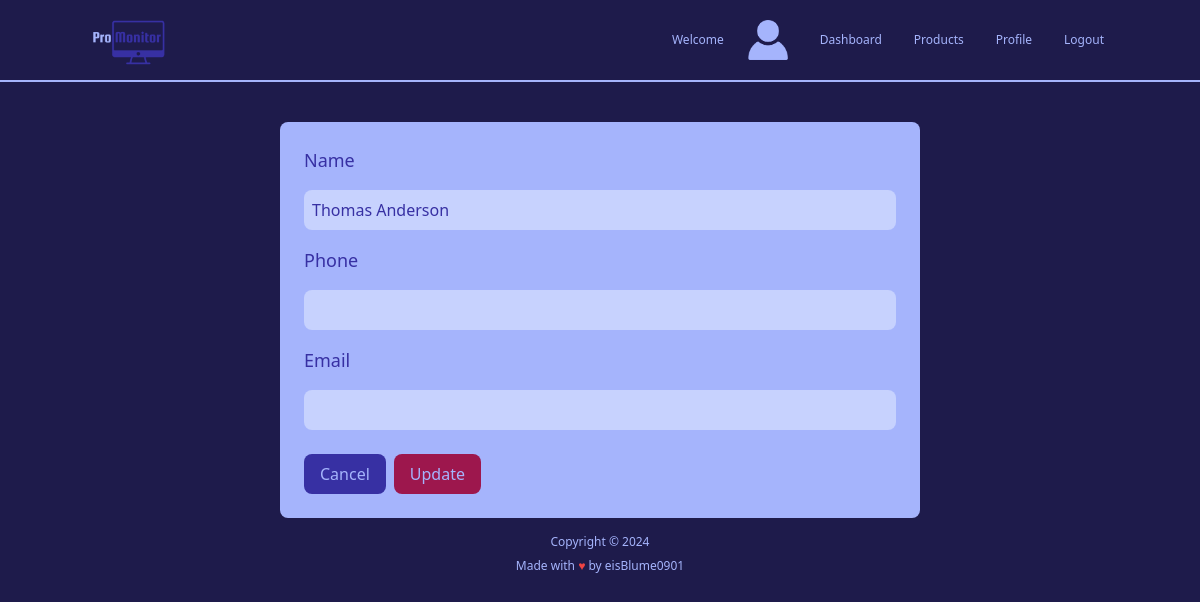
/update_customer/8/ (signed in), run on an earlier commit of the app's database.
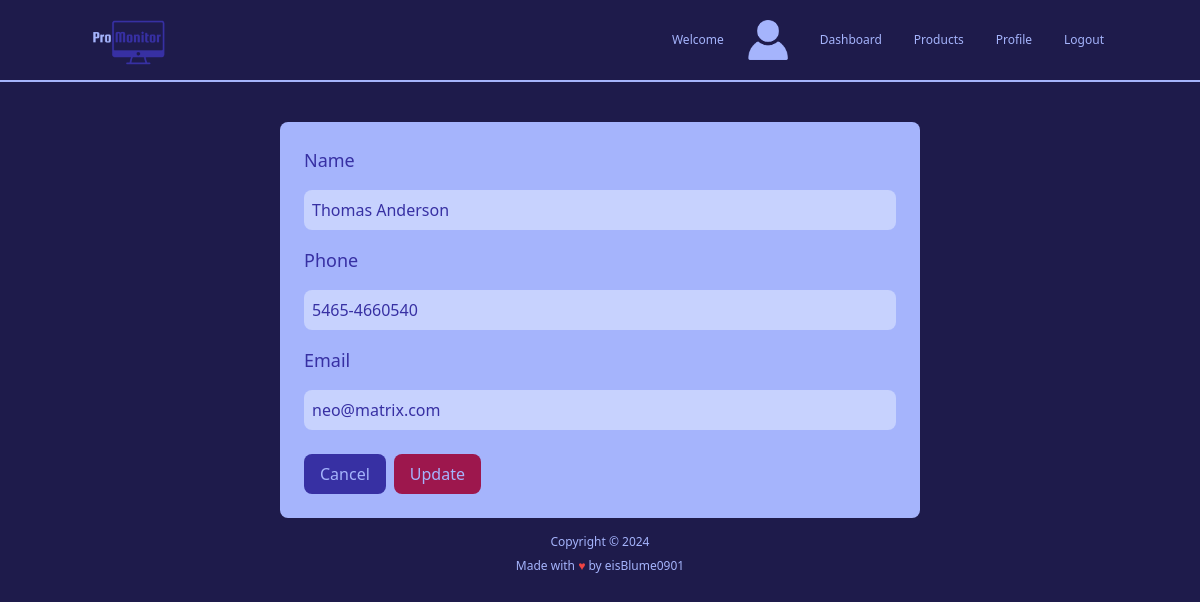
And on a later commit of the database.
### accounts/models.py (models this page shows, shortened)
class Customer(models.Model):
    user = models.OneToOneField(User, null=True, on_delete=models.CASCADE) # CASCADE means that if the user is deleted, the customer will also be deleted
    name = models.CharField(max_length=200, null=True)
    phone = models.CharField(max_length=200, null=True)
    email = models.EmailField(max_length=200, null=True)
    date_created = models.DateTimeField(auto_now_add=True, null=True)
    avatar = models.ImageField(null=True, blank=True, default='images/default_user_image.png')

### accounts/views.py (the view, shortened to what this page needs)
# urls.py: path('update_customer/<str:pk>/', views.updateCustomer, name="update_customer"),
@permission_required('accounts.view_customer', login_url='login')
def updateCustomer(request, pk):
    customer = get_object_or_404(Customer, id=pk)
    form = CustomerForm(instance=customer)
    return render(request, 'forms/customer_form.html', {'form': form})

### accounts/forms.py
class CustomerForm(ModelForm):
    class Meta:
        model = Customer
        fields = '__all__'
        exclude = ['date_created']

### templates/forms/customer_form.html (shortened to what this page needs)
{% extends 'main.html' %}
{% block content %}
{% include 'partials/_home_navbar.html' %}
<form method="POST" class="max-w-screen-sm mx-auto mt-10 max-h-full bg-indigo-300 text-indigo-800 p-6 rounded-lg">
    <div class="flex flex-col gap-4">
        <div class="text-lg text-indigo-800 font-medium">
            {{ form.name.label }}
        </div>
        <div class="w-full">
            {{ form.name }}
        </div>
        <div class="text-lg text-indigo-800 font-medium">
            {{ form.phone.label }}
        </div>
        <div>
            {{ form.phone }}
        </div>
        <div class="text-lg text-indigo-800 font-medium">
            {{ form.email.label }}
        </div>
        <div>
            {{ form.email }}
        </div>
    </div>
    <div class="flex flex-row gap-2 mt-6 w-full items-center">
        <button type="Submit" name="Cancel" class="bg-indigo-800 text-indigo-300 px-4 py-2 rounded-lg hover:bg-indigo-200 hover:text-indigo-800">Cancel</button>
        <button type="Submit" name="Confirm" class="font-medium bg-pink-800 text-indigo-300 rounded-lg px-4 py-2 hover:bg-pink-300 hover:text-indigo-800">Update</button>
    </div>
</form>
{% endblock %}

What changed in the data, as far as the page shows it:
changed Customer "Thomas Anderson": phone (not shown) → "5465-4660540"; email (not shown) → "neo@matrix.com"
